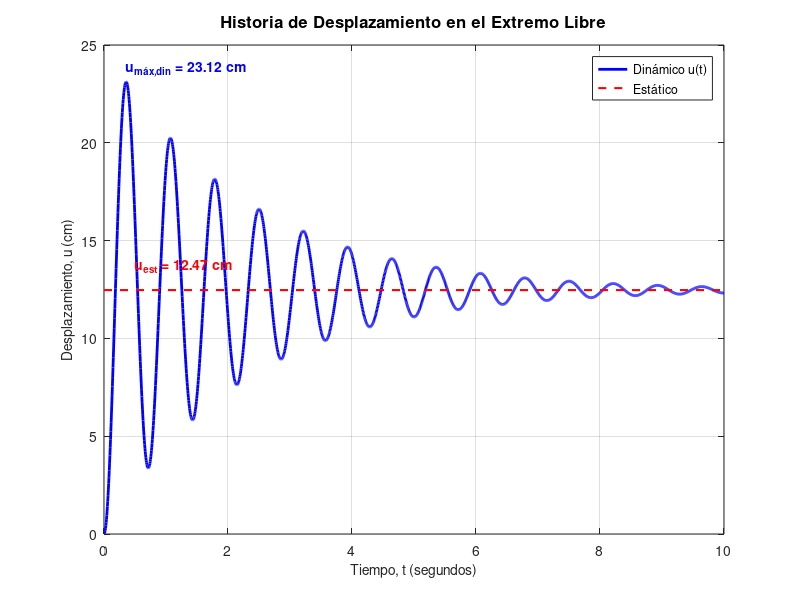
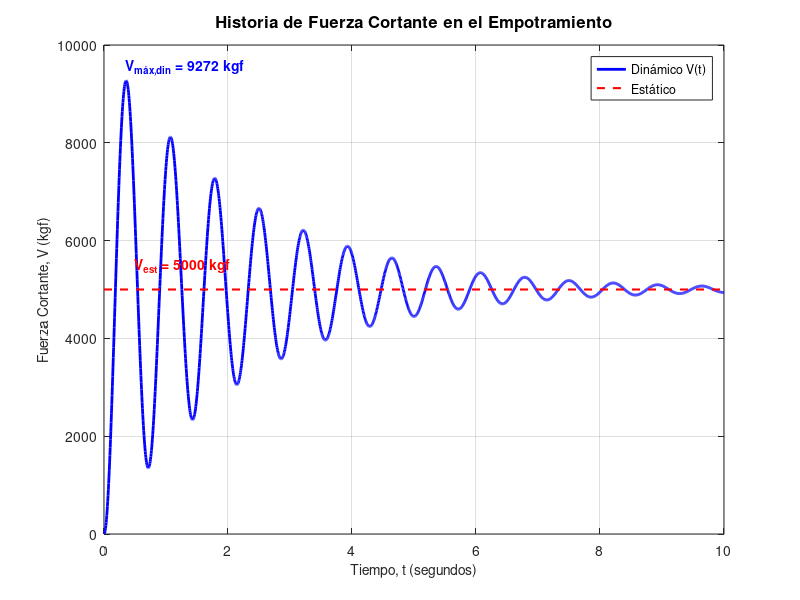
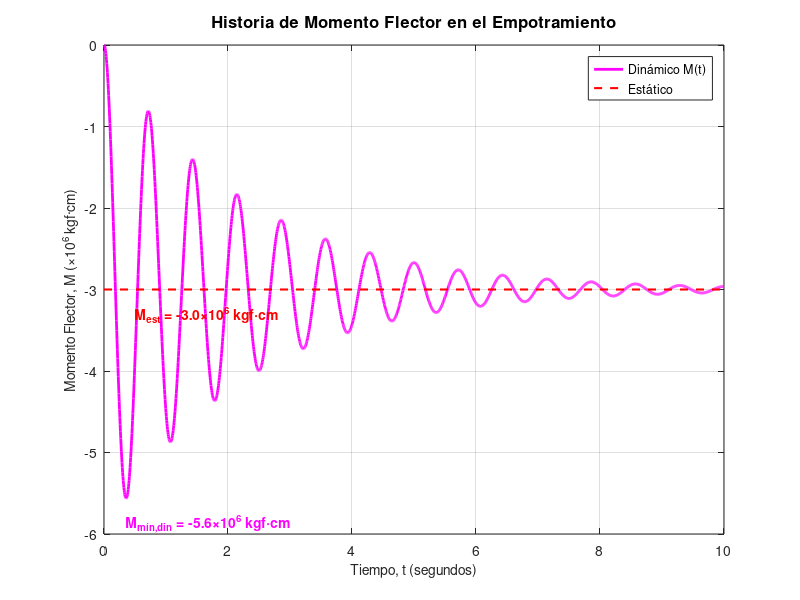

These charts were generated, in order, by the following MATLAB code:
% =========================================================================
% RESPUESTA DINÁMICA DE VIGA EN VOLADIZO (1 GDL) - GRÁFICOS INDEPENDIENTES
% Historias de tiempo de Desplazamiento, Cortante y Momento por separado
% =========================================================================

clear; clc; close all;

% --- 1. DATOS DEL PROBLEMA ---
L = 600;                % Longitud (cm)
P = 5000;               % Fuerza puntual en el extremo (kgf)
E = 2040000;            % Módulo de Elasticidad del acero (kgf/cm^2)
I = 14152;              % Momento de Inercia de la viga IR 356x50.6 (cm^4)
peso_metro = 50.6/100;  % Peso propio de la viga en kgf/cm
g = 981;                % Aceleración de la gravedad (cm/s^2)
psi = 0.05;             % Fracción de amortiguamiento (5%)

% --- 2. CÁLCULO DE CONSTANTES FÍSICAS ---
k = (3 * E * I) / (L^3);                    
peso_viga_total = peso_metro * L;
W_efectivo = P + 0.23 * peso_viga_total;     
m = W_efectivo / g;                         

w = sqrt(k / m);                            
c = 2 * psi * m * w;                        
wd = sqrt(k/m - (c / (2*m))^2);             
u_est = P / k;                              

A_const = -u_est;                           
B_const = -u_est * c / (2 * m * wd);        

% --- 3. VECTOR DE TIEMPO Y RESPUESTA EN EL TIEMPO ---
t = linspace(0, 10, 2000); 
u_dinamico = exp(-c/(2*m) * t) .* (A_const * cos(wd * t) + B_const * sin(wd * t)) + u_est;

% Cálculo de fuerzas internas dinámicas y estáticas en el empotramiento
F_dinamica_equiv = k * u_dinamico;          
V_din = F_dinamica_equiv;                   
M_din = -F_dinamica_equiv * L;              

V_est = P;
M_est = -P * L;

% --- 4. VENTANA 1: DESPLAZAMIENTO DINÁMICO ---
fig1 = figure('Name', 'Desplazamiento Dinamico', 'NumberTitle', 'off');
plot(t, u_dinamico, 'b-', 'LineWidth', 2, 'DisplayName', 'Dinámico u(t)');
hold on;
plot([0 10], [u_est u_est], 'r--', 'LineWidth', 1.5, 'DisplayName', 'Estático');
title('Historia de Desplazamiento en el Extremo Libre', 'FontSize', 12, 'FontWeight', 'bold');
xlabel('Tiempo, t (segundos)', 'FontSize', 10);
ylabel('Desplazamiento, u (cm)', 'FontSize', 10);
grid on; legend('Location', 'best');
text(0.5, u_est * 1.1, sprintf('u_{est} = %0.2f cm', u_est), 'Color', 'r', 'FontWeight', 'bold');
text(0.35, max(u_dinamico) * 1.03, sprintf('u_{máx,din} = %0.2f cm', max(u_dinamico)), 'Color', 'b', 'FontWeight', 'bold');
print(fig1, '1_desplazamiento_dinamico.png', '-dpng', '-r300');

% --- 5. VENTANA 2: FUERZA CORTANTE ---
fig2 = figure('Name', 'Fuerza Cortante', 'NumberTitle', 'off');
plot(t, V_din, 'b-', 'LineWidth', 2, 'DisplayName', 'Dinámico V(t)');
hold on;
plot([0 10], [V_est V_est], 'r--', 'LineWidth', 1.5, 'DisplayName', 'Estático');
title('Historia de Fuerza Cortante en el Empotramiento', 'FontSize', 12, 'FontWeight', 'bold');
xlabel('Tiempo, t (segundos)', 'FontSize', 10);
ylabel('Fuerza Cortante, V (kgf)', 'FontSize', 10);
grid on; legend('Location', 'best');
text(0.5, V_est * 1.1, sprintf('V_{est} = %d kgf', V_est), 'Color', 'r', 'FontWeight', 'bold');
text(0.35, max(V_din) * 1.03, sprintf('V_{máx,din} = %0.0f kgf', max(V_din)), 'Color', 'b', 'FontWeight', 'bold');
print(fig2, '2_fuerza_cortante_dinamica.png', '-dpng', '-r300');

% --- 6. VENTANA 3: MOMENTO FLECTOR ---
fig3 = figure('Name', 'Momento Flector', 'NumberTitle', 'off');
plot(t, M_din / 1e6, 'm-', 'LineWidth', 2, 'DisplayName', 'Dinámico M(t)');
hold on;
plot([0 10], [M_est M_est] / 1e6, 'r--', 'LineWidth', 1.5, 'DisplayName', 'Estático');
title('Historia de Momento Flector en el Empotramiento', 'FontSize', 12, 'FontWeight', 'bold');
xlabel('Tiempo, t (segundos)', 'FontSize', 10);
ylabel('Momento Flector, M (\times10^6 kgf·cm)', 'FontSize', 10);
grid on; legend('Location', 'best');
text(0.5, (M_est / 1e6) - 0.3, sprintf('M_{est} = %0.1f\\times10^6 kgf\\cdotcm', M_est/1e6), 'Color', 'r', 'FontWeight', 'bold');
text(0.35, (min(M_din) / 1e6) - 0.3, sprintf('M_{mín,din} = %0.1f\\times10^6 kgf\\cdotcm', min(M_din)/1e6), 'Color', 'm', 'FontWeight', 'bold');
print(fig3, '3_momento_flector_dinamico.png', '-dpng', '-r300');
